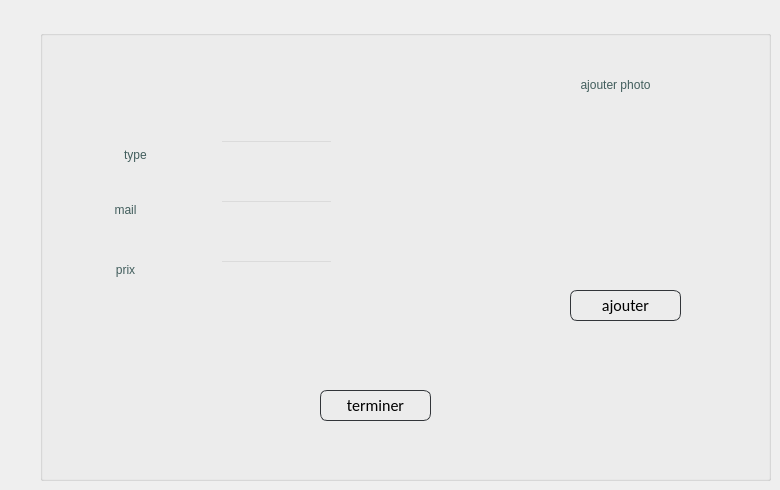
        <widget class="QWidget" name="tab_14">
         <attribute name="title">
          <string>ajouter</string>
         </attribute>
         <widget class="QGroupBox" name="groupBox_16">
          <property name="geometry">
           <rect>
            <x>40</x>
            <y>30</y>
            <width>731</width>
            <height>451</height>
           </rect>
          </property>
          <property name="styleSheet">
           <string notr="true">background : transparent;</string>
          </property>
          <property name="title">
           <string/>
          </property>
          <widget class="QLabel" name="label_62">
           <property name="geometry">
            <rect>
             <x>40</x>
             <y>170</y>
             <width>91</width>
             <height>20</height>
            </rect>
           </property>
           <property name="toolTip">
            <string>&lt;html&gt;&lt;head/&gt;&lt;body&gt;&lt;p align=&quot;center&quot;&gt;nom&lt;/p&gt;&lt;/body&gt;&lt;/html&gt;</string>
           </property>
           <property name="styleSheet">
            <string notr="true">color:rgb(65, 93, 92);

font: 13pt &quot;Allura&quot;;
background: transparent;
</string>
           </property>
           <property name="text">
            <string>&lt;html&gt;&lt;head/&gt;&lt;body&gt;&lt;p align=&quot;center&quot;&gt;mail&lt;/p&gt;&lt;/body&gt;&lt;/html&gt;</string>
           </property>
          </widget>
          <widget class="QLabel" name="label_63">
           <property name="geometry">
            <rect>
             <x>30</x>
             <y>110</y>
             <width>131</width>
             <height>31</height>
            </rect>
           </property>
           <property name="toolTip">
            <string>&lt;html&gt;&lt;head/&gt;&lt;body&gt;&lt;p align=&quot;center&quot;&gt;nom&lt;/p&gt;&lt;/body&gt;&lt;/html&gt;</string>
           </property>
           <property name="styleSheet">
            <string notr="true">color:rgb(65, 93, 92);

font: 13pt &quot;Allura&quot;;
background: transparent;
</string>
           </property>
           <property name="text">
            <string>&lt;html&gt;&lt;head/&gt;&lt;body&gt;&lt;p align=&quot;center&quot;&gt;type&lt;/p&gt;&lt;/body&gt;&lt;/html&gt;</string>
           </property>
          </widget>
          <widget class="QLabel" name="label_64">
           <property name="geometry">
            <rect>
             <x>40</x>
             <y>220</y>
             <width>91</width>
             <height>41</height>
            </rect>
           </property>
           <property name="toolTip">
            <string>&lt;html&gt;&lt;head/&gt;&lt;body&gt;&lt;p align=&quot;center&quot;&gt;nom&lt;/p&gt;&lt;/body&gt;&lt;/html&gt;</string>
           </property>
           <property name="styleSheet">
            <string notr="true">color:rgb(65, 93, 92);

font: 13pt &quot;Allura&quot;;
background: transparent;
</string>
           </property>
           <property name="text">
            <string>&lt;html&gt;&lt;head/&gt;&lt;body&gt;&lt;p align=&quot;center&quot;&gt;prix&lt;/p&gt;&lt;/body&gt;&lt;/html&gt;</string>
           </property>
          </widget>
          <widget class="QLineEdit" name="lineEdit_29">
           <property name="geometry">
            <rect>
             <x>180</x>
             <y>110</y>
             <width>113</width>
             <height>24</height>
            </rect>
           </property>
          </widget>
          <widget class="QLineEdit" name="lineEdit_30">
           <property name="geometry">
            <rect>
             <x>180</x>
             <y>170</y>
             <width>113</width>
             <height>24</height>
            </rect>
           </property>
          </widget>
          <widget class="QLineEdit" name="lineEdit_31">
           <property name="geometry">
            <rect>
             <x>180</x>
             <y>230</y>
             <width>113</width>
             <height>24</height>
            </rect>
           </property>
          </widget>
          <widget class="QPushButton" name="ajoutImage_6">
           <property name="geometry">
            <rect>
             <x>530</x>
             <y>260</y>
             <width>111</width>
             <height>31</height>
            </rect>
           </property>
           <property name="styleSheet">
            <string notr="true">
QPushButton
{
	background: transparent;
	border-style:solid;
	border-radius:7px;
	border-width:1px;
border-color: rgb(50, 53, 57);
	color:rgb(0,0,0);
	font-size:16px;
font-family:Calibri;
}

QPushButton:hover
{
	background-color: #00000000;
	border-color: rgb(30, 227, 0);
	/*color:rgb(30, 227, 0);*/
}

QPushButton:focus
{
	background-color:  rgb(30, 227, 0);
	border-color: rgba(30, 227, 0,0);
	color:rgb(255, 255, 255);
}
</string>
           </property>
           <property name="text">
            <string>ajouter</string>
           </property>
          </widget>
          <widget class="QLabel" name="label_66">
           <property name="geometry">
            <rect>
             <x>510</x>
             <y>40</y>
             <width>131</width>
             <height>31</height>
            </rect>
           </property>
           <property name="toolTip">
            <string>&lt;html&gt;&lt;head/&gt;&lt;body&gt;&lt;p align=&quot;center&quot;&gt;nom&lt;/p&gt;&lt;/body&gt;&lt;/html&gt;</string>
           </property>
           <property name="styleSheet">
            <string notr="true">color:rgb(65, 93, 92);

font: 13pt &quot;Allura&quot;;
background: transparent;
</string>
           </property>
           <property name="text">
            <string>&lt;html&gt;&lt;head/&gt;&lt;body&gt;&lt;p align=&quot;center&quot;&gt;ajouter photo&lt;/p&gt;&lt;/body&gt;&lt;/html&gt;</string>
           </property>
          </widget>
          <widget class="QLabel" name="label_7">
           <property name="geometry">
            <rect>
             <x>490</x>
             <y>80</y>
             <width>191</width>
             <height>161</height>
            </rect>
           </property>
           <property name="styleSheet">
            <string notr="true"/>
           </property>
           <property name="text">
            <string/>
           </property>
          </widget>
          <widget class="QPushButton" name="ajoutSalle_6">
           <property name="geometry">
            <rect>
             <x>280</x>
             <y>360</y>
             <width>111</width>
             <height>31</height>
            </rect>
           </property>
           <property name="styleSheet">
            <string notr="true">
QPushButton
{
	background: transparent;
	border-style:solid;
	border-radius:7px;
	border-width:1px;
border-color: rgb(50, 53, 57);
	color:rgb(0,0,0);
	font-size:16px;
font-family:Calibri;
}

QPushButton:hover
{
	background-color: #00000000;
	border-color: rgb(30, 227, 0);
	/*color:rgb(30, 227, 0);*/
}

QPushButton:focus
{
	background-color:  rgb(30, 227, 0);
	border-color: rgba(30, 227, 0,0);
	color:rgb(255, 255, 255);
}
</string>
           </property>
           <property name="text">
            <string>terminer</string>
           </property>
          </widget>
         </widget>
        </widget>
